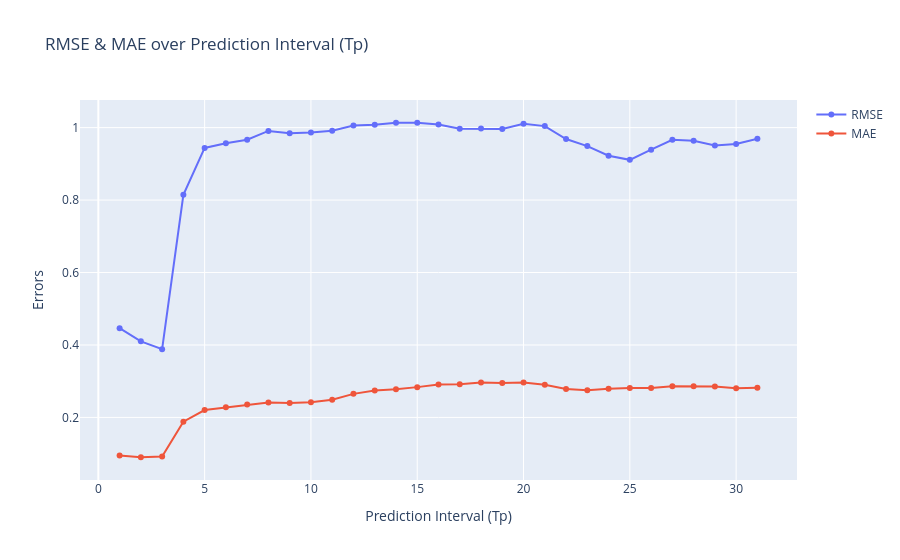

The notebook cell saved with this chart:
### Code cell
#classic RMSE & MAE over Tp

fig = go.Figure()
fig.add_scatter(x=summary_df["Tp"], y=summary_df["rmse_mean"], name="RMSE", mode="lines+markers")
fig.add_scatter(x=summary_df["Tp"], y=summary_df["mae_mean"],  name="MAE",  mode="lines+markers")
fig.update_layout(title="RMSE & MAE over Prediction Interval (Tp)", xaxis_title="Prediction Interval (Tp)", yaxis_title="Errors")
fig.show()

### Figure 1 — Plotly figure (JSON) as saved in the notebook; plotly's stock layout.template omitted (floating-point values rounded to 4 significant figures)
{"data": [{"mode": "lines+markers", "name": "RMSE", "type": "scatter", "x": [1, 2, 3, 4, 5, 6, 7, 8, 9, 10, 11, 12, 13, 14, 15, 16, 17, 18, 19, 20, 21, 22, 23, 24, 25, 26, 27, 28, 29, 30, 31], "y": [0.4464, 0.41, 0.3885, 0.8144, 0.9438, 0.9571, 0.9665, 0.9908, 0.9843, 0.9864, 0.9911, 1.006, 1.008, 1.013, 1.013, 1.009, 0.9971, 0.9976, 0.9964, 1.011, 1.004, 0.9685, 0.949, 0.9225, 0.911, 0.9392, 0.9663, 0.9634, 0.9509, 0.955, 0.9692]}, {"mode": "lines+markers", "name": "MAE", "type": "scatter", "x": [1, 2, 3, 4, 5, 6, 7, 8, 9, 10, 11, 12, 13, 14, 15, 16, 17, 18, 19, 20, 21, 22, 23, 24, 25, 26, 27, 28, 29, 30, 31], "y": [0.0947, 0.09009, 0.09224, 0.1884, 0.2204, 0.228, 0.2359, 0.2414, 0.2397, 0.242, 0.2487, 0.2651, 0.2746, 0.2777, 0.2836, 0.2907, 0.2918, 0.2963, 0.2948, 0.2962, 0.2905, 0.2784, 0.2749, 0.2795, 0.2812, 0.2814, 0.2863, 0.2863, 0.2852, 0.2803, 0.282]}], "layout": {"title": {"text": "RMSE & MAE over Prediction Interval (Tp)"}, "xaxis": {"title": {"text": "Prediction Interval (Tp)"}}, "yaxis": {"title": {"text": "Errors"}}}}
